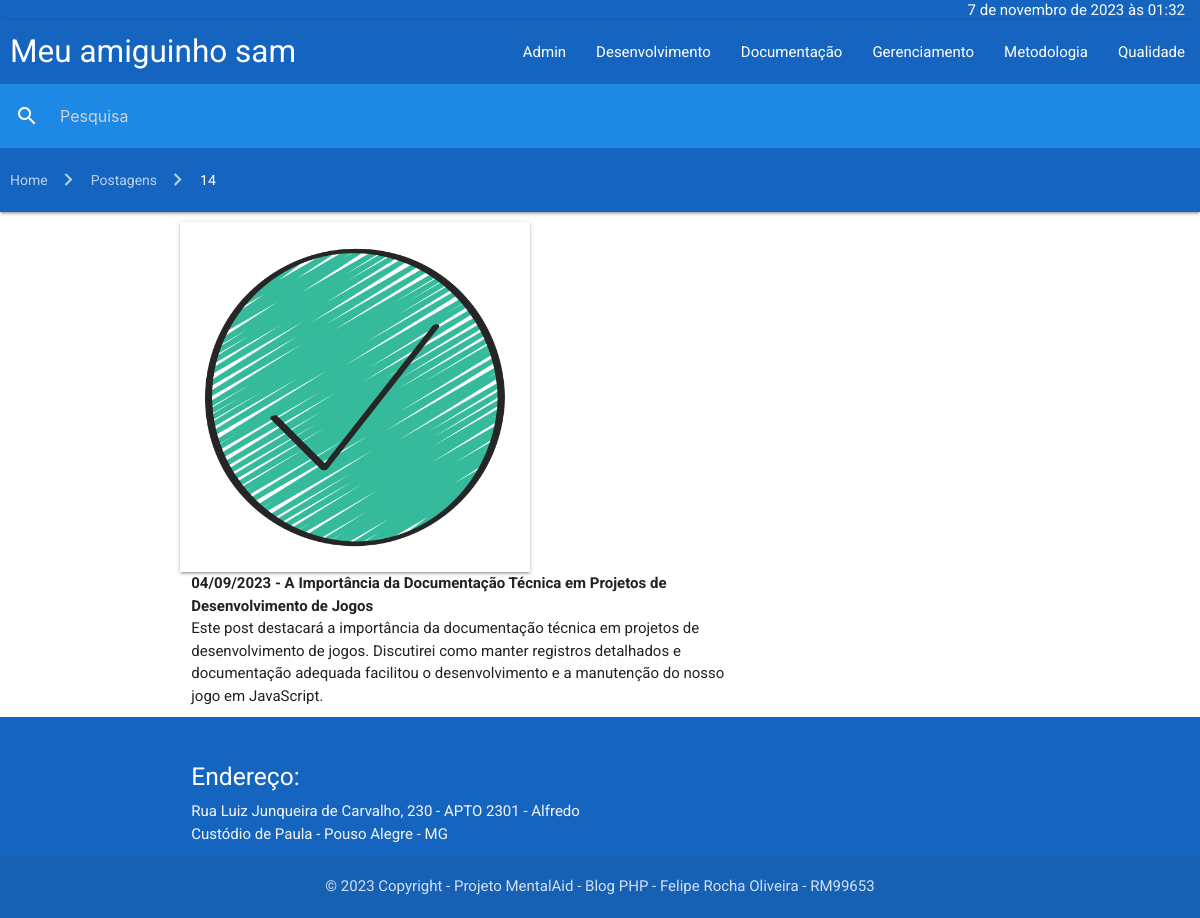
The page /posts/?id=14 on the database its author committed.
### tables this page shows
CREATE TABLE `categories` (
  `id` bigint(20) NOT NULL AUTO_INCREMENT,
  `name` varchar(100) NOT NULL,
  PRIMARY KEY (`id`)
);

CREATE TABLE `posts` (
  `id` bigint(20) NOT NULL AUTO_INCREMENT,
  `title` varchar(100) NOT NULL,
  `category_id` bigint(20) NOT NULL,
  `date_publication` date NOT NULL,
  `content` longtext NOT NULL,
  `image` varchar(150) NOT NULL,
  PRIMARY KEY (`id`),
  KEY `posts_FK` (`category_id`),
  CONSTRAINT `posts_FK` FOREIGN KEY (`category_id`) REFERENCES `categories` (`id`) ON UPDATE CASCADE
);

### core/DateFormat.php (called while the page is built, shortened)
<?php
class DateFormat
{
    private DateTime $date;
    private string $locale;
    private string $timezone;
    public function __construct(string $date = 'now')
    {
        $this->date = new DateTime($date);
    }
    public function setLocale(string $locale): void
    {
        $this->locale = $locale;
    }
    public function setTimezone(string $timezone): void
    {
        $this->timezone = $timezone;
    }
    public function formatFullDatetime(): string
    {
        $formatter = new IntlDateFormatter(
            $this->locale,
            IntlDateFormatter::LONG,
            IntlDateFormatter::SHORT,
            $this->timezone,
            IntlDateFormatter::GREGORIAN
        );
        return $formatter->format($this->date);
    }
    public function formatDate(): string
    {
        $formatter = new IntlDateFormatter(
            $this->locale,
            IntlDateFormatter::SHORT,
            IntlDateFormatter::NONE,
            $this->timezone,
            IntlDateFormatter::GREGORIAN
        );
        return $formatter->format($this->date);
    }
}

### core/Database.php (called while the page is built, shortened)
<?php
class Database
{
    private string $dbName;
    private string $dbHost;
    private string $dbUser;
    private string $dbPass;
    public function __construct()
    {
        $this->dbName = getenv('DB_DATABASE');
        $this->dbHost = getenv('DB_HOST');
        $this->dbUser = getenv('DB_USERNAME');
        $this->dbPass = getenv('DB_PASSWORD');
    }
    public function query(string $query, array $attributes = [], bool $isSelect = false): object
    {
        $pdo = $this->connect();
        try {
            $pdo->beginTransaction();
            $dbConnect = $pdo->prepare($query, [PDO::ATTR_CURSOR => PDO::CURSOR_FWDONLY]);
            $dbConnect->execute($attributes);
            $success = $pdo->commit();
            if ($isSelect) {
                $data = $dbConnect->fetchAll(PDO::FETCH_CLASS);
                return $this->response($success, $data);
            }
            return $this->response($success);
        } catch (PDOException $exception) {
            $pdo->rollBack();
            return $this->response(false, [], $exception->getMessage());
        }
    }
    private function connect(): PDO
    {
        return new PDO($this->getDsn(), $this->dbUser, $this->dbPass);
    }
    private function getDsn(): string
    {
        return "mysql:dbname=$this->dbName;host=$this->dbHost";
    }
    private function response(bool $success = false, array $data = [], string $error = ''): object
    {
        return (object) [
            "success" => $success,
            "data" => $data,
            "error" => $error
        ];
    }
}

### core/Categories.php (called while the page is built, shortened)
<?php
class Categories
{
    private Database $DB;
    private array $categories;
    public function __construct()
    {
        $this->DB = new Database();
        $this->setCategories();
    }
    private function setCategories(): void
    {
        $response = $this->DB->query('SELECT * FROM categories ORDER BY name ASC', [], true);
        $this->categories = $response->data;
    }
    public function getAll(): array
    {
        return $this->categories;
    }
}

### core/Users.php (called while the page is built, shortened)
<?php
class Users
{
    private Database $DB;
    public function __construct()
    {
        $this->DB = new Database();
        $this->setCategories();
    }
    private function setCategories(): void
    {
        $response = $this->DB->query('SELECT * FROM users ORDER BY name ASC', [], true);
    }
}

### core/Session.php (called while the page is built, shortened)
<?php
class Session
{
    public function __construct()
    {
        $this->users = new Users();
    }
    public function sessionValid(): bool
    {
        if (empty($_SESSION['isLogged']) || empty($_SESSION['expireIn'])) {
            return false;
        }
        $now = new DateTime();
        $diff = $now->diff($_SESSION['expireIn']);
        return $diff->h <= 8;
    }
}

### core/Posts.php (called while the page is built, shortened)
<?php
class Posts
{
    private Database $DB;
    private array $posts;
    public function __construct()
    {
        $this->DB = new Database();
        $this->setPosts();
    }
    private function setPosts(): void
    {
        $response = $this->DB->query('
            SELECT
                posts.*, categories.name as categoryName
            FROM posts
                INNER JOIN categories ON categories.id = posts.category_id
            ORDER BY date_publication DESC
        ', [], true);
        $this->posts = $response->data;
    }
    public function getOneById(string $id): object
    {
        foreach ($this->posts as $post) {
            if ($id == $post->id ) {
                return $post;
            }
        }
        return (object)[];
    }
}

### posts/post.php (the view)
<div class="container">
<?php
try {
    $postsModel = new \App\core\Posts();
    $post = $postsModel->getOneById($_GET['id']);
    $dateFormat = new \App\core\DateFormat($post->date_publication);
    $date = $dateFormat->formatDate();
    echo "
        <div class=\"row\">
            <div class=\"col s4 z-depth-1 center valign-wrapper\" id=\"image-post\">
                <img src=\"/public/images/$post->image\" width=\"300\" height=\"300\">
            </div>
            <div class=\"col s8\">
                <b>$date - $post->title</b><br/>
                <span>$post->content</span>
            </div>
        </div>
    ";
} catch (Exception $exception) {
    include "/var/www/views/empty.php";
}
?>
</div>

### views/header.php (shortened to what this page needs)
<?php
$categoryModel= new \App\core\Categories();
$categories = $categoryModel->getAll();
$date = new \App\core\DateFormat();
$session = new \App\core\Session();
?>
<header>
    <nav class="nav-wrapper blue darken-3 nav-date">
        <div class="right">
            <?php echo $date->formatFullDatetime(); ?>
        </div>
    </nav>
    <nav>
        <div class="nav-wrapper blue darken-3">
            <a href="/" class="logo brand-logo">Meu amiguinho sam</a>
            <ul id="nav-mobile" class="right hide-on-med-and-down">
                <?php
                foreach ($categories as $category) {
                    $isActive = '';
                    echo "<li class=\"$isActive\"><a href=\"/categories/?id=$category->id\">$category->name</a></li>";
                }
                ?>
            </ul>
            <?php
                if ($session->sessionValid()) {
                    $name = $_SESSION['name'];
                    echo "<ul id=\"nav-mobile\" class=\"right hide-on-med-and-down truncate\"><a href=\"/admin/\">$name</a></ul>";
                } else {
                    echo "<ul id=\"nav-mobile\" class=\"right hide-on-med-and-down\"><a href=\"/admin/\">Admin</a></ul>";
                }
            ?>
        </div>
    </nav>
    <?php
        include '/var/www/views/search.php';
        include '/var/www/views/breadcrumbs.php';
    ?>
</header>

### styles/global.css (style rules this page uses)
* { box-sizing: border-box; margin: 0; padding: 0; }
html, body { height: 100%; font-family: 'Roboto', sans-serif; }
a { cursor: pointer; }
.row { margin-bottom: 0 !important; }
.container { margin-top: 10px; margin-bottom: 10px; height: auto !important; }
.logo { margin-left: 10px; }
.nav-date { line-height: 20px !important; height: 20px !important; padding-right: 15px; }
#image-post { display: flex; height: 350px; width: 350px; justify-content: center; }

### rows shown on the page
categories: name "Desenvolvimento"
categories: name "Documentação"
categories: name "Gerenciamento"
categories: name "Metodologia"
categories: name "Qualidade"
posts: image (picture), date_publication "04/09/2023", title "A Importância da Documentação Técnica em Projetos de Desenvolvimento de Jogos", content "Este post destacará a importância da documentação técnica em projetos de desenvolvimento de jogos. Discutirei como manter registros detalhados e documentação adequada facilitou o desenvolvimento e a manutenção do nosso jogo em JavaScript."

### other values the page prints
$date->formatFullDatetime() "7 de novembro de 2023 às 01:32"
$breadcrumb->description "Home"
$breadcrumb->description "Postagens"
$breadcrumb->description "14"
